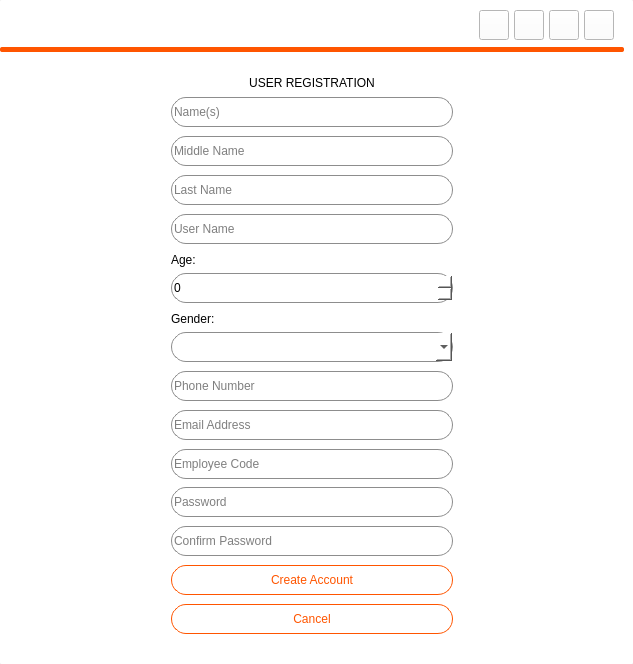
<?xml version="1.0" encoding="UTF-8"?>
<ui version="4.0">
 <class>MainWindow</class>
 <widget class="QMainWindow" name="MainWindow">
  <property name="geometry">
   <rect>
    <x>0</x>
    <y>0</y>
    <width>633</width>
    <height>664</height>
   </rect>
  </property>
  <property name="windowTitle">
   <string>MainWindow</string>
  </property>
  <widget class="QWidget" name="centralwidget">
   <layout class="QVBoxLayout" name="verticalLayout">
    <property name="spacing">
     <number>0</number>
    </property>
    <property name="leftMargin">
     <number>0</number>
    </property>
    <property name="topMargin">
     <number>0</number>
    </property>
    <property name="rightMargin">
     <number>0</number>
    </property>
    <property name="bottomMargin">
     <number>0</number>
    </property>
    <item>
     <widget class="QFrame" name="frame">
      <property name="styleSheet">
       <string notr="true">QFrame{
background-color: rgb(255, 255, 255);
border-radius: 2px;
}</string>
      </property>
      <property name="frameShape">
       <enum>QFrame::StyledPanel</enum>
      </property>
      <property name="frameShadow">
       <enum>QFrame::Raised</enum>
      </property>
      <layout class="QVBoxLayout" name="verticalLayout_2">
       <property name="leftMargin">
        <number>0</number>
       </property>
       <property name="topMargin">
        <number>9</number>
       </property>
       <item>
        <widget class="QFrame" name="frame_title">
         <property name="minimumSize">
          <size>
           <width>0</width>
           <height>32</height>
          </size>
         </property>
         <property name="maximumSize">
          <size>
           <width>16777215</width>
           <height>32</height>
          </size>
         </property>
         <property name="styleSheet">
          <string notr="true">QPushButton{
background-color: rgb(255, 255, 255);
}

QPushButton:hover{
background-color: rgb(255, 0, 0);
}

QLabel{
	color: rgb(0, 0, 0);
	font: 63 16pt &quot;Yu Gothic UI Semibold&quot;;
}</string>
         </property>
         <property name="frameShape">
          <enum>QFrame::StyledPanel</enum>
         </property>
         <property name="frameShadow">
          <enum>QFrame::Raised</enum>
         </property>
         <layout class="QHBoxLayout" name="horizontalLayout">
          <property name="spacing">
           <number>5</number>
          </property>
          <property name="leftMargin">
           <number>10</number>
          </property>
          <property name="topMargin">
           <number>0</number>
          </property>
          <property name="rightMargin">
           <number>10</number>
          </property>
          <property name="bottomMargin">
           <number>0</number>
          </property>
          <item>
           <widget class="QLabel" name="label">
            <property name="text">
             <string/>
            </property>
           </widget>
          </item>
          <item>
           <spacer name="horizontalSpacer">
            <property name="orientation">
             <enum>Qt::Horizontal</enum>
            </property>
            <property name="sizeHint" stdset="0">
             <size>
              <width>276</width>
              <height>20</height>
             </size>
            </property>
           </spacer>
          </item>
          <item>
           <widget class="QPushButton" name="bt_minimize">
            <property name="minimumSize">
             <size>
              <width>30</width>
              <height>30</height>
             </size>
            </property>
            <property name="maximumSize">
             <size>
              <width>30</width>
              <height>30</height>
             </size>
            </property>
            <property name="cursor">
             <cursorShape>PointingHandCursor</cursorShape>
            </property>
            <property name="styleSheet">
             <string notr="true">QPushButton{
background-color: rgb(255, 255, 255);
}

QPushButton:hover{
background-color: rgb(200, 200, 200);
}
</string>
            </property>
            <property name="text">
             <string/>
            </property>
            <property name="icon">
             <iconset>
              <normaloff>imagenes/minus.svg</normaloff>imagenes/minus.svg</iconset>
            </property>
            <property name="iconSize">
             <size>
              <width>38</width>
              <height>38</height>
             </size>
            </property>
           </widget>
          </item>
          <item>
           <widget class="QPushButton" name="bt_maximize">
            <property name="minimumSize">
             <size>
              <width>30</width>
              <height>30</height>
             </size>
            </property>
            <property name="maximumSize">
             <size>
              <width>30</width>
              <height>30</height>
             </size>
            </property>
            <property name="cursor">
             <cursorShape>PointingHandCursor</cursorShape>
            </property>
            <property name="styleSheet">
             <string notr="true">QPushButton{
background-color: rgb(255, 255, 255);
}

QPushButton:hover{
background-color: rgb(200, 200, 200);
}
</string>
            </property>
            <property name="text">
             <string/>
            </property>
            <property name="icon">
             <iconset>
              <normaloff>imagenes/chevron-up.svg</normaloff>imagenes/chevron-up.svg</iconset>
            </property>
            <property name="iconSize">
             <size>
              <width>38</width>
              <height>38</height>
             </size>
            </property>
           </widget>
          </item>
          <item>
           <widget class="QPushButton" name="bt_normal">
            <property name="minimumSize">
             <size>
              <width>30</width>
              <height>30</height>
             </size>
            </property>
            <property name="maximumSize">
             <size>
              <width>30</width>
              <height>30</height>
             </size>
            </property>
            <property name="cursor">
             <cursorShape>PointingHandCursor</cursorShape>
            </property>
            <property name="styleSheet">
             <string notr="true">QPushButton{
background-color: rgb(255, 255, 255);
}

QPushButton:hover{
background-color: rgb(200, 200, 200);
}</string>
            </property>
            <property name="text">
             <string/>
            </property>
            <property name="icon">
             <iconset>
              <normaloff>imagenes/chevron-down.svg</normaloff>imagenes/chevron-down.svg</iconset>
            </property>
            <property name="iconSize">
             <size>
              <width>38</width>
              <height>38</height>
             </size>
            </property>
           </widget>
          </item>
          <item>
           <widget class="QPushButton" name="bt_close">
            <property name="minimumSize">
             <size>
              <width>30</width>
              <height>30</height>
             </size>
            </property>
            <property name="maximumSize">
             <size>
              <width>30</width>
              <height>30</height>
             </size>
            </property>
            <property name="cursor">
             <cursorShape>PointingHandCursor</cursorShape>
            </property>
            <property name="text">
             <string/>
            </property>
            <property name="icon">
             <iconset>
              <normaloff>imagenes/x.svg</normaloff>imagenes/x.svg</iconset>
            </property>
            <property name="iconSize">
             <size>
              <width>38</width>
              <height>38</height>
             </size>
            </property>
           </widget>
          </item>
         </layout>
        </widget>
       </item>
       <item>
        <widget class="QFrame" name="frame_middle">
         <property name="maximumSize">
          <size>
           <width>16777215</width>
           <height>5</height>
          </size>
         </property>
         <property name="styleSheet">
          <string notr="true">QFrame{
background-color: rgb(255, 85, 0);
}</string>
         </property>
         <property name="frameShape">
          <enum>QFrame::StyledPanel</enum>
         </property>
         <property name="frameShadow">
          <enum>QFrame::Raised</enum>
         </property>
         <layout class="QVBoxLayout" name="verticalLayout_5">
          <item>
           <widget class="QLabel" name="label_4">
            <property name="maximumSize">
             <size>
              <width>0</width>
              <height>0</height>
             </size>
            </property>
            <property name="text">
             <string/>
            </property>
           </widget>
          </item>
         </layout>
        </widget>
       </item>
       <item>
        <widget class="QFrame" name="frame_content">
         <property name="styleSheet">
          <string notr="true">QLabel{
background-color: rgb(255, 255, 255);
	font: 75 18pt &quot;Leelawadee UI&quot;;
color: rgb(0, 0, 0);
}

QPushButton{
background-color: rgb(255, 255, 255);
border-radius: 15px;
border: 1px solid rgb(255, 85, 0);
	font: 12pt &quot;Segoe UI Historic&quot;;
	color: rgb(255, 85, 0);
}

QPushButton:hover{
background-color: rgb(255, 85, 0);
border-radius: 15px;
border: 1px solid rgb(255, 85, 0);
	font: 12pt &quot;Segoe UI Historic&quot;;
	color: rgb(255, 255, 255);
}

QPushButton:pressed{
background-color: rgb(230, 76, 0);
border-radius: 15px;
border: 1px solid rgb(255, 85, 0);
	font: 12pt &quot;Segoe UI Historic&quot;;
	color: rgb(255, 255, 255);
}



QLineEdit{
background-color: rgb(255, 255, 255);
border-radius: 15px;
	font: 12pt &quot;Segoe UI Historic&quot;;
	color: rgb(0, 0, 0);
border: 1px solid rgb(141, 141, 141);
}

QLineEdit:hover{
background-color: rgb(200, 200, 200);
border-radius: 15px;
	font: 12pt &quot;Segoe UI Historic&quot;;
	color: rgb(0, 0, 0);
border: 1px solid rgb(141, 141, 141);
}
QLineEdit:focus{
background-color: rgb(220, 220, 220);
border-radius: 15px;
	font: 12pt &quot;Segoe UI Historic&quot;;
	color: rgb(0, 0, 0);
border: 1px solid rgb(141, 141, 141);
}

QSpinBox{
background-color: rgb(255, 255, 255);
border-radius: 15px;
	font: 12pt &quot;Segoe UI Historic&quot;;
	color: rgb(0, 0, 0);
border: 1px solid rgb(141, 141, 141);
}

QSpinBox:hover{
background-color: rgb(200, 200, 200);
border-radius:15px;
	font: 12pt &quot;Segoe UI Historic&quot;;
	color: rgb(0, 0, 0);
border: 1px solid rgb(141, 141, 141);
}
QSpinBox:focus{
background-color: rgb(220, 220, 220);
border-radius: 15px;
	font: 12pt &quot;Segoe UI Historic&quot;;
	color: rgb(0, 0, 0);
border: 1px solid rgb(141, 141, 141);
}

QComboBox{
background-color: rgb(255, 255, 255);
border-radius: 15px;
	font: 12pt &quot;Segoe UI Historic&quot;;
	color: rgb(0, 0, 0);
border: 1px solid rgb(141, 141, 141);
}

QComboBox:hover{
background-color: rgb(200, 200, 200);
border-radius: 15px;
	font: 12pt &quot;Segoe UI Historic&quot;;
	color: rgb(0, 0, 0);
border: 1px solid rgb(141, 141, 141);
}
QComboBox:focus{
background-color: rgb(220, 220, 220);
border-radius: 15px;
	font: 12pt &quot;Segoe UI Historic&quot;;
	color: rgb(0, 0, 0);
border: 1px solid rgb(141, 141, 141);
}</string>
         </property>
         <property name="frameShape">
          <enum>QFrame::StyledPanel</enum>
         </property>
         <property name="frameShadow">
          <enum>QFrame::Raised</enum>
         </property>
         <layout class="QHBoxLayout" name="horizontalLayout_2">
          <item>
           <spacer name="horizontalSpacer_2">
            <property name="orientation">
             <enum>Qt::Horizontal</enum>
            </property>
            <property name="sizeHint" stdset="0">
             <size>
              <width>187</width>
              <height>20</height>
             </size>
            </property>
           </spacer>
          </item>
          <item>
           <layout class="QVBoxLayout" name="verticalLayout_4">
            <item>
             <spacer name="verticalSpacer">
              <property name="orientation">
               <enum>Qt::Vertical</enum>
              </property>
              <property name="sizeHint" stdset="0">
               <size>
                <width>20</width>
                <height>40</height>
               </size>
              </property>
             </spacer>
            </item>
            <item>
             <widget class="QFrame" name="frame_2">
              <property name="minimumSize">
               <size>
                <width>300</width>
                <height>400</height>
               </size>
              </property>
              <property name="maximumSize">
               <size>
                <width>16777215</width>
                <height>16777215</height>
               </size>
              </property>
              <property name="frameShape">
               <enum>QFrame::StyledPanel</enum>
              </property>
              <property name="frameShadow">
               <enum>QFrame::Raised</enum>
              </property>
              <layout class="QVBoxLayout" name="verticalLayout_3">
               <item>
                <widget class="QLabel" name="label_5">
                 <property name="text">
                  <string>USER REGISTRATION</string>
                 </property>
                 <property name="alignment">
                  <set>Qt::AlignCenter</set>
                 </property>
                </widget>
               </item>
               <item>
                <spacer name="verticalSpacer_16">
                 <property name="orientation">
                  <enum>Qt::Vertical</enum>
                 </property>
                 <property name="sizeHint" stdset="0">
                  <size>
                   <width>20</width>
                   <height>40</height>
                  </size>
                 </property>
                </spacer>
               </item>
               <item>
                <widget class="QLineEdit" name="in_name">
                 <property name="minimumSize">
                  <size>
                   <width>0</width>
                   <height>30</height>
                  </size>
                 </property>
                 <property name="placeholderText">
                  <string>Name(s)</string>
                 </property>
                </widget>
               </item>
               <item>
                <spacer name="verticalSpacer_3">
                 <property name="orientation">
                  <enum>Qt::Vertical</enum>
                 </property>
                 <property name="sizeHint" stdset="0">
                  <size>
                   <width>20</width>
                   <height>40</height>
                  </size>
                 </property>
                </spacer>
               </item>
               <item>
                <spacer name="verticalSpacer_18">
                 <property name="orientation">
                  <enum>Qt::Vertical</enum>
                 </property>
                 <property name="sizeHint" stdset="0">
                  <size>
                   <width>20</width>
                   <height>40</height>
                  </size>
                 </property>
                </spacer>
               </item>
               <item>
                <widget class="QLineEdit" name="in_lastname">
                 <property name="minimumSize">
                  <size>
                   <width>0</width>
                   <height>30</height>
                  </size>
                 </property>
                 <property name="placeholderText">
                  <string>Middle Name</string>
                 </property>
                </widget>
               </item>
               <item>
                <spacer name="verticalSpacer_4">
                 <property name="orientation">
                  <enum>Qt::Vertical</enum>
                 </property>
                 <property name="sizeHint" stdset="0">
                  <size>
                   <width>20</width>
                   <height>40</height>
                  </size>
                 </property>
                </spacer>
               </item>
               <item>
                <spacer name="verticalSpacer_19">
                 <property name="orientation">
                  <enum>Qt::Vertical</enum>
                 </property>
                 <property name="sizeHint" stdset="0">
                  <size>
                   <width>20</width>
                   <height>40</height>
                  </size>
                 </property>
                </spacer>
               </item>
               <item>
                <widget class="QLineEdit" name="in_lastname2">
                 <property name="minimumSize">
                  <size>
                   <width>0</width>
                   <height>30</height>
                  </size>
                 </property>
                 <property name="placeholderText">
                  <string>Last Name</string>
                 </property>
                </widget>
               </item>
               <item>
                <spacer name="verticalSpacer_5">
                 <property name="orientation">
                  <enum>Qt::Vertical</enum>
                 </property>
                 <property name="sizeHint" stdset="0">
                  <size>
                   <width>20</width>
                   <height>40</height>
                  </size>
                 </property>
                </spacer>
               </item>
               <item>
                <spacer name="verticalSpacer_20">
                 <property name="orientation">
                  <enum>Qt::Vertical</enum>
                 </property>
                 <property name="sizeHint" stdset="0">
                  <size>
                   <width>20</width>
                   <height>40</height>
                  </size>
                 </property>
                </spacer>
               </item>
               <item>
                <widget class="QLineEdit" name="in_user">
                 <property name="minimumSize">
                  <size>
                   <width>0</width>
                   <height>30</height>
                  </size>
                 </property>
                 <property name="placeholderText">
                  <string>User Name</string>
                 </property>
                </widget>
               </item>
               <item>
                <spacer name="verticalSpacer_6">
                 <property name="orientation">
                  <enum>Qt::Vertical</enum>
                 </property>
                 <property name="sizeHint" stdset="0">
                  <size>
                   <width>20</width>
                   <height>40</height>
                  </size>
                 </property>
                </spacer>
               </item>
               <item>
                <spacer name="verticalSpacer_17">
                 <property name="orientation">
                  <enum>Qt::Vertical</enum>
                 </property>
                 <property name="sizeHint" stdset="0">
                  <size>
                   <width>20</width>
                   <height>40</height>
                  </size>
                 </property>
                </spacer>
               </item>
               <item>
                <widget class="QLabel" name="label_2">
                 <property name="styleSheet">
                  <string notr="true">QLabel{
font: 75 8pt &quot;MS Shell Dlg 2&quot;;
color: rgb(0, 0, 0);
}</string>
                 </property>
                 <property name="text">
                  <string>Age:</string>
                 </property>
                </widget>
               </item>
               <item>
                <widget class="QSpinBox" name="in_age">
                 <property name="minimumSize">
                  <size>
                   <width>0</width>
                   <height>30</height>
                  </size>
                 </property>
                 <property name="cursor">
                  <cursorShape>UpArrowCursor</cursorShape>
                 </property>
                </widget>
               </item>
               <item>
                <spacer name="verticalSpacer_7">
                 <property name="orientation">
                  <enum>Qt::Vertical</enum>
                 </property>
                 <property name="sizeHint" stdset="0">
                  <size>
                   <width>20</width>
                   <height>40</height>
                  </size>
                 </property>
                </spacer>
               </item>
               <item>
                <spacer name="verticalSpacer_21">
                 <property name="orientation">
                  <enum>Qt::Vertical</enum>
                 </property>
                 <property name="sizeHint" stdset="0">
                  <size>
                   <width>20</width>
                   <height>40</height>
                  </size>
                 </property>
                </spacer>
               </item>
               <item>
                <widget class="QLabel" name="label_3">
                 <property name="styleSheet">
                  <string notr="true">QLabel{
font: 75 8pt &quot;MS Shell Dlg 2&quot;;
color: rgb(0, 0, 0);
}</string>
                 </property>
                 <property name="text">
                  <string>Gender:</string>
                 </property>
                </widget>
               </item>
               <item>
                <widget class="QComboBox" name="in_gender">
                 <property name="minimumSize">
                  <size>
                   <width>0</width>
                   <height>30</height>
                  </size>
                 </property>
                 <property name="cursor">
                  <cursorShape>UpArrowCursor</cursorShape>
                 </property>
                 <item>
                  <property name="text">
                   <string/>
                  </property>
                 </item>
                 <item>
                  <property name="text">
                   <string>Female</string>
                  </property>
                 </item>
                 <item>
                  <property name="text">
                   <string>Male</string>
                  </property>
                 </item>
                </widget>
               </item>
               <item>
                <spacer name="verticalSpacer_8">
                 <property name="orientation">
                  <enum>Qt::Vertical</enum>
                 </property>
                 <property name="sizeHint" stdset="0">
                  <size>
                   <width>20</width>
                   <height>40</height>
                  </size>
                 </property>
                </spacer>
               </item>
               <item>
                <spacer name="verticalSpacer_22">
                 <property name="orientation">
                  <enum>Qt::Vertical</enum>
                 </property>
                 <property name="sizeHint" stdset="0">
                  <size>
                   <width>20</width>
                   <height>40</height>
                  </size>
                 </property>
                </spacer>
               </item>
               <item>
                <widget class="QLineEdit" name="in_phone">
                 <property name="minimumSize">
                  <size>
                   <width>0</width>
                   <height>30</height>
                  </size>
                 </property>
                 <property name="placeholderText">
                  <string>Phone Number</string>
                 </property>
                </widget>
               </item>
               <item>
                <spacer name="verticalSpacer_9">
                 <property name="orientation">
                  <enum>Qt::Vertical</enum>
                 </property>
                 <property name="sizeHint" stdset="0">
                  <size>
                   <width>20</width>
                   <height>40</height>
                  </size>
                 </property>
                </spacer>
               </item>
               <item>
                <spacer name="verticalSpacer_23">
                 <property name="orientation">
                  <enum>Qt::Vertical</enum>
                 </property>
                 <property name="sizeHint" stdset="0">
                  <size>
                   <width>20</width>
                   <height>40</height>
                  </size>
                 </property>
                </spacer>
               </item>
               <item>
                <widget class="QLineEdit" name="in_email">
                 <property name="minimumSize">
                  <size>
                   <width>0</width>
                   <height>30</height>
                  </size>
                 </property>
                 <property name="placeholderText">
                  <string>Email Address</string>
                 </property>
                </widget>
               </item>
               <item>
                <spacer name="verticalSpacer_24">
                 <property name="orientation">
                  <enum>Qt::Vertical</enum>
                 </property>
                 <property name="sizeHint" stdset="0">
                  <size>
                   <width>20</width>
                   <height>40</height>
                  </size>
                 </property>
                </spacer>
               </item>
               <item>
                <spacer name="verticalSpacer_10">
                 <property name="orientation">
                  <enum>Qt::Vertical</enum>
                 </property>
                 <property name="sizeHint" stdset="0">
                  <size>
                   <width>20</width>
                   <height>40</height>
                  </size>
                 </property>
                </spacer>
               </item>
               <item>
                <widget class="QLineEdit" name="in_employee_code">
                 <property name="minimumSize">
                  <size>
                   <width>0</width>
                   <height>30</height>
                  </size>
                 </property>
                 <property name="placeholderText">
                  <string>Employee Code</string>
                 </property>
                </widget>
               </item>
               <item>
                <spacer name="verticalSpacer_11">
                 <property name="orientation">
                  <enum>Qt::Vertical</enum>
                 </property>
                 <property name="sizeHint" stdset="0">
                  <size>
                   <width>20</width>
                   <height>40</height>
                  </size>
                 </property>
                </spacer>
               </item>
               <item>
                <spacer name="verticalSpacer_25">
                 <property name="orientation">
                  <enum>Qt::Vertical</enum>
                 </property>
                 <property name="sizeHint" stdset="0">
                  <size>
                   <width>20</width>
                   <height>40</height>
                  </size>
                 </property>
                </spacer>
               </item>
               <item>
                <widget class="QLineEdit" name="in_password">
                 <property name="minimumSize">
                  <size>
                   <width>0</width>
                   <height>30</height>
                  </size>
                 </property>
                 <property name="echoMode">
                  <enum>QLineEdit::Password</enum>
                 </property>
                 <property name="placeholderText">
                  <string>Password</string>
                 </property>
                </widget>
               </item>
               <item>
                <spacer name="verticalSpacer_12">
                 <property name="orientation">
                  <enum>Qt::Vertical</enum>
                 </property>
                 <property name="sizeHint" stdset="0">
                  <size>
                   <width>20</width>
                   <height>40</height>
                  </size>
                 </property>
                </spacer>
               </item>
               <item>
                <spacer name="verticalSpacer_26">
                 <property name="orientation">
                  <enum>Qt::Vertical</enum>
                 </property>
                 <property name="sizeHint" stdset="0">
                  <size>
                   <width>20</width>
                   <height>40</height>
                  </size>
                 </property>
                </spacer>
               </item>
               <item>
                <widget class="QLineEdit" name="in_password2">
                 <property name="minimumSize">
                  <size>
                   <width>0</width>
                   <height>30</height>
                  </size>
                 </property>
                 <property name="echoMode">
                  <enum>QLineEdit::Password</enum>
                 </property>
                 <property name="placeholderText">
                  <string>Confirm Password</string>
                 </property>
                </widget>
               </item>
               <item>
                <spacer name="verticalSpacer_13">
                 <property name="orientation">
                  <enum>Qt::Vertical</enum>
                 </property>
                 <property name="sizeHint" stdset="0">
                  <size>
                   <width>20</width>
                   <height>40</height>
                  </size>
                 </property>
                </spacer>
               </item>
               <item>
                <spacer name="verticalSpacer_27">
                 <property name="orientation">
                  <enum>Qt::Vertical</enum>
                 </property>
                 <property name="sizeHint" stdset="0">
                  <size>
                   <width>20</width>
                   <height>40</height>
                  </size>
                 </property>
                </spacer>
               </item>
               <item>
                <widget class="QPushButton" name="bt_create">
                 <property name="minimumSize">
                  <size>
                   <width>0</width>
                   <height>30</height>
                  </size>
                 </property>
                 <property name="cursor">
                  <cursorShape>PointingHandCursor</cursorShape>
                 </property>
                 <property name="text">
                  <string>Create Account</string>
                 </property>
                </widget>
               </item>
               <item>
                <spacer name="verticalSpacer_14">
                 <property name="orientation">
                  <enum>Qt::Vertical</enum>
                 </property>
                 <property name="sizeHint" stdset="0">
                  <size>
                   <width>20</width>
                   <height>40</height>
                  </size>
                 </property>
                </spacer>
               </item>
               <item>
                <spacer name="verticalSpacer_28">
                 <property name="orientation">
                  <enum>Qt::Vertical</enum>
                 </property>
                 <property name="sizeHint" stdset="0">
                  <size>
                   <width>20</width>
                   <height>40</height>
                  </size>
                 </property>
                </spacer>
               </item>
               <item>
                <widget class="QPushButton" name="bt_cancel">
                 <property name="minimumSize">
                  <size>
                   <width>0</width>
                   <height>30</height>
                  </size>
                 </property>
                 <property name="cursor">
                  <cursorShape>PointingHandCursor</cursorShape>
                 </property>
                 <property name="styleSheet">
                  <string notr="true"/>
                 </property>
                 <property name="text">
                  <string>Cancel</string>
                 </property>
                </widget>
               </item>
               <item>
                <spacer name="verticalSpacer_29">
                 <property name="orientation">
                  <enum>Qt::Vertical</enum>
                 </property>
                 <property name="sizeHint" stdset="0">
                  <size>
                   <width>20</width>
                   <height>40</height>
                  </size>
                 </property>
                </spacer>
               </item>
               <item>
                <spacer name="verticalSpacer_15">
                 <property name="orientation">
                  <enum>Qt::Vertical</enum>
                 </property>
                 <property name="sizeHint" stdset="0">
                  <size>
                   <width>20</width>
                   <height>40</height>
                  </size>
                 </property>
                </spacer>
               </item>
              </layout>
             </widget>
            </item>
            <item>
             <spacer name="verticalSpacer_2">
              <property name="orientation">
               <enum>Qt::Vertical</enum>
              </property>
              <property name="sizeHint" stdset="0">
               <size>
                <width>20</width>
                <height>40</height>
               </size>
              </property>
             </spacer>
            </item>
           </layout>
          </item>
          <item>
           <spacer name="horizontalSpacer_3">
            <property name="orientation">
             <enum>Qt::Horizontal</enum>
            </property>
            <property name="sizeHint" stdset="0">
             <size>
              <width>187</width>
              <height>20</height>
             </size>
            </property>
           </spacer>
          </item>
         </layout>
        </widget>
       </item>
      </layout>
     </widget>
    </item>
   </layout>
  </widget>
 </widget>
 <resources/>
 <connections/>
</ui>
